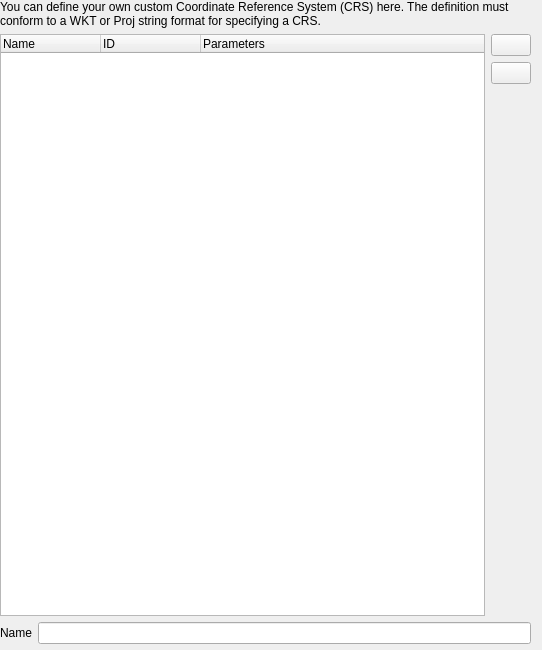
<?xml version='1.0' encoding='utf-8'?>
<ui version="4.0">
 <class>QgsCustomProjectionWidgetBase</class>
 <widget class="QWidget" name="QgsCustomProjectionWidgetBase">
  <property name="geometry">
   <rect>
    <x>0</x>
    <y>0</y>
    <width>542</width>
    <height>650</height>
   </rect>
  </property>
  <property name="windowTitle">
   <string>Custom Coordinate Reference System Definition</string>
  </property>
  <property name="windowIcon">
   <iconset>
    <normaloff>.</normaloff>.</iconset>
  </property>
  <layout class="QGridLayout" name="gridLayout_2">
   <property name="leftMargin">
    <number>0</number>
   </property>
   <property name="topMargin">
    <number>0</number>
   </property>
   <property name="rightMargin">
    <number>0</number>
   </property>
   <property name="bottomMargin">
    <number>0</number>
   </property>
   <item row="0" column="0">
    <widget class="QgsScrollArea" name="scrollArea">
     <property name="focusPolicy">
      <enum>Qt::NoFocus</enum>
     </property>
     <property name="frameShape">
      <enum>QFrame::NoFrame</enum>
     </property>
     <property name="widgetResizable">
      <bool>true</bool>
     </property>
     <widget class="QWidget" name="scrollAreaWidgetContents">
      <property name="geometry">
       <rect>
        <x>0</x>
        <y>0</y>
        <width>542</width>
        <height>650</height>
       </rect>
      </property>
      <layout class="QGridLayout" name="gridLayout">
       <property name="leftMargin">
        <number>0</number>
       </property>
       <property name="topMargin">
        <number>0</number>
       </property>
       <property name="bottomMargin">
        <number>0</number>
       </property>
       <item row="2" column="0">
        <widget class="QLabel" name="label_3">
         <property name="text">
          <string>Name</string>
         </property>
        </widget>
       </item>
       <item row="1" column="0" colspan="2">
        <layout class="QHBoxLayout" name="horizontalLayout">
         <item>
          <widget class="QTreeWidget" name="leNameList">
           <property name="sizePolicy">
            <sizepolicy hsizetype="Expanding" vsizetype="Expanding">
             <horstretch>0</horstretch>
             <verstretch>0</verstretch>
            </sizepolicy>
           </property>
           <property name="alternatingRowColors">
            <bool>true</bool>
           </property>
           <property name="sortingEnabled">
            <bool>false</bool>
           </property>
           <attribute name="headerShowSortIndicator" stdset="0">
            <bool>false</bool>
           </attribute>
           <column>
            <property name="text">
             <string>Name</string>
            </property>
           </column>
           <column>
            <property name="text">
             <string>ID</string>
            </property>
           </column>
           <column>
            <property name="text">
             <string>Parameters</string>
            </property>
           </column>
          </widget>
         </item>
         <item>
          <layout class="QVBoxLayout" name="verticalLayout_2">
           <item>
            <widget class="QPushButton" name="pbnAdd">
             <property name="toolTip">
              <string>Add new CRS</string>
             </property>
             <property name="text">
              <string />
             </property>
             <property name="icon">
              <iconset resource="../../images/images.qrc">
               <normaloff>:/images/themes/default/symbologyAdd.svg</normaloff>:/images/themes/default/symbologyAdd.svg</iconset>
             </property>
            </widget>
           </item>
           <item>
            <widget class="QPushButton" name="pbnRemove">
             <property name="toolTip">
              <string>Remove CRS</string>
             </property>
             <property name="text">
              <string />
             </property>
             <property name="icon">
              <iconset resource="../../images/images.qrc">
               <normaloff>:/images/themes/default/symbologyRemove.svg</normaloff>:/images/themes/default/symbologyRemove.svg</iconset>
             </property>
            </widget>
           </item>
           <item>
            <spacer name="verticalSpacer">
             <property name="orientation">
              <enum>Qt::Vertical</enum>
             </property>
             <property name="sizeHint" stdset="0">
              <size>
               <width>20</width>
               <height>40</height>
              </size>
             </property>
            </spacer>
           </item>
          </layout>
         </item>
        </layout>
       </item>
       <item row="2" column="1">
        <widget class="QLineEdit" name="leName" />
       </item>
       <item row="0" column="0" colspan="2">
        <widget class="QLabel" name="label">
         <property name="text">
          <string>You can define your own custom Coordinate Reference System (CRS) here. The definition must conform to a WKT or Proj string format for specifying a CRS.</string>
         </property>
         <property name="wordWrap">
          <bool>true</bool>
         </property>
        </widget>
       </item>
       <item row="3" column="0" colspan="2">
        <widget class="QgsCrsDefinitionWidget" name="mCrsDefinitionWidget" native="true" />
       </item>
      </layout>
     </widget>
    </widget>
   </item>
  </layout>
 </widget>
 <layoutdefault spacing="6" margin="11" />
 <customwidgets>
  <customwidget>
   <class>QgsScrollArea</class>
   <extends>QScrollArea</extends>
   <header>qgis.gui</header>
   <container>1</container>
  </customwidget>
  <customwidget>
   <class>QgsCrsDefinitionWidget</class>
   <extends>QWidget</extends>
   <header>qgis.gui</header>
   <container>1</container>
  </customwidget>
 </customwidgets>
 <tabstops>
  <tabstop>leNameList</tabstop>
  <tabstop>pbnAdd</tabstop>
  <tabstop>pbnRemove</tabstop>
 </tabstops>
 <resources /><connections />
</ui>
